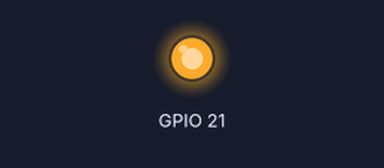
A program run on a simulated Raspberry Pi (BCM pin numbers). Shown: output pins drawn as LEDs (lit = HIGH). At 1.0 s the program stops and its outputs stay as they are.

Above: at 0.1 s.
At 1.1 s:
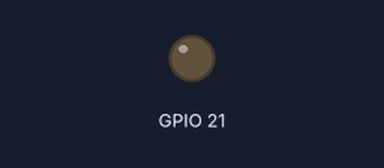
Timing chart, 0 to 2.5 s (numbered marks = the images above):
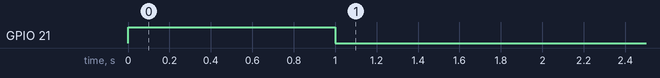

The program:

LED_-_Blink.py
```python
#!/usr/bin/env python2.7
import RPi.GPIO as GPIO
from time import sleep


# GPIO setup
GPIO.setwarnings(False)
GPIO.setmode(GPIO.BCM)
GPIO.setup(21, GPIO.OUT)

# Blink
GPIO.output(21, GPIO.HIGH)
sleep(1)
GPIO.output(21, GPIO.LOW)
```

Measured:
- by itself, GPIO 21: LOW → HIGH at 0.00 s, → LOW 1.0 s later
